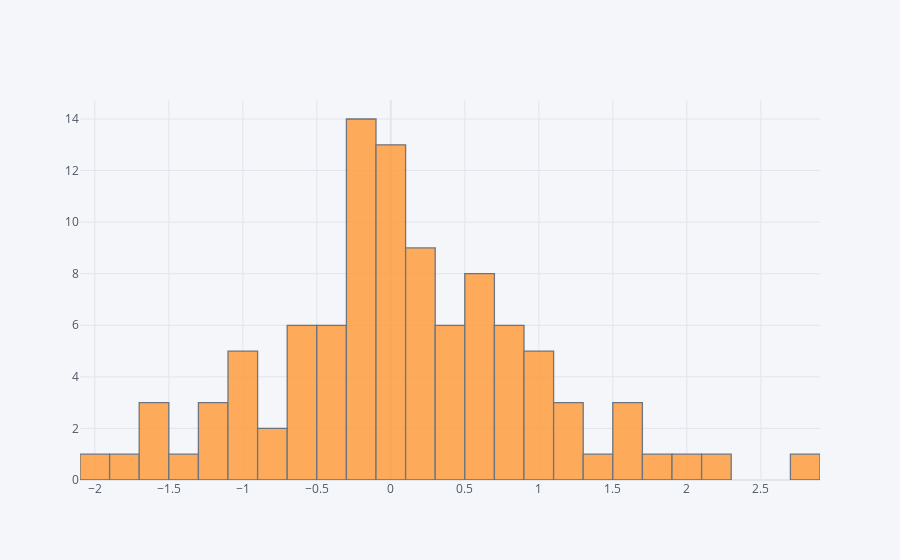

Notebook code for this chart:
### Markdown cell above
## histogram

### Code cell
df['A'].iplot(kind='hist',bins=25)

### Figure 1 — Plotly figure (JSON) as saved in the notebook; plotly's stock layout.template omitted (floating-point values rounded to 4 significant figures)
{"data": [{"histfunc": "count", "histnorm": "", "marker": {"color": "rgba(255, 153, 51, 1.0)", "line": {"color": "#4D5663", "width": 1.3}}, "name": "A", "nbinsx": 25, "opacity": 0.8, "orientation": "v", "type": "histogram", "x": [-0.4298, 0.8992, -0.05292, -0.6575, 0.2221, 0.3795, -0.776, 0.2025, 0.5284, 0.4224, -0.06013, -0.000268, -0.1439, 0.9345, 0.6784, 0.445, -1.746, -1.003, 1.988, -0.4718, -0.2596, 0.7401, 0.09931, -0.6182, -0.09737, 1.001, 0.2872, 1.524, -0.237, 0.02046, -1.175, 0.4337, 2.241, -0.6385, -0.1558, -1.13, 1.486, 1.254, -0.1314, -1.696, -0.5909, -0.967, 0.1002, 0.06832, -0.2313, 0.5005, 0.4205, -1.057, 0.06683, 0.298, -1.523, 0.02955, 2.709, -2.0, -1.443, 1.219, -0.9336, 1.176, -0.3563, -0.9201, -0.4826, 1.035, 0.7141, -0.7048, 0.07955, 0.924, -0.2012, -0.1874, 0.8129, 0.5725, 0.2172, 0.2326, -0.1504, 1.649, -0.6992, -1.192, 0.7914, -1.534, -0.2119, 0.5148, 0.1326, 0.118, 0.4176, -0.4405, 0.5629, -0.1485, 0.5289, 0.7682, 0.5882, -0.6371, 0.008601, 1.785, 0.0631, 1.081, -0.3368, -0.114, 1.504, -0.2696, -0.02439, -0.1556]}], "layout": {"barmode": "overlay", "legend": {"bgcolor": "#F5F6F9", "font": {"color": "#4D5663"}}, "paper_bgcolor": "#F5F6F9", "plot_bgcolor": "#F5F6F9", "title": {"font": {"color": "#4D5663"}}, "xaxis": {"gridcolor": "#E1E5ED", "showgrid": true, "tickfont": {"color": "#4D5663"}, "title": {"font": {"color": "#4D5663"}, "text": ""}, "zerolinecolor": "#E1E5ED"}, "yaxis": {"gridcolor": "#E1E5ED", "showgrid": true, "tickfont": {"color": "#4D5663"}, "title": {"font": {"color": "#4D5663"}, "text": ""}, "zerolinecolor": "#E1E5ED"}}}
